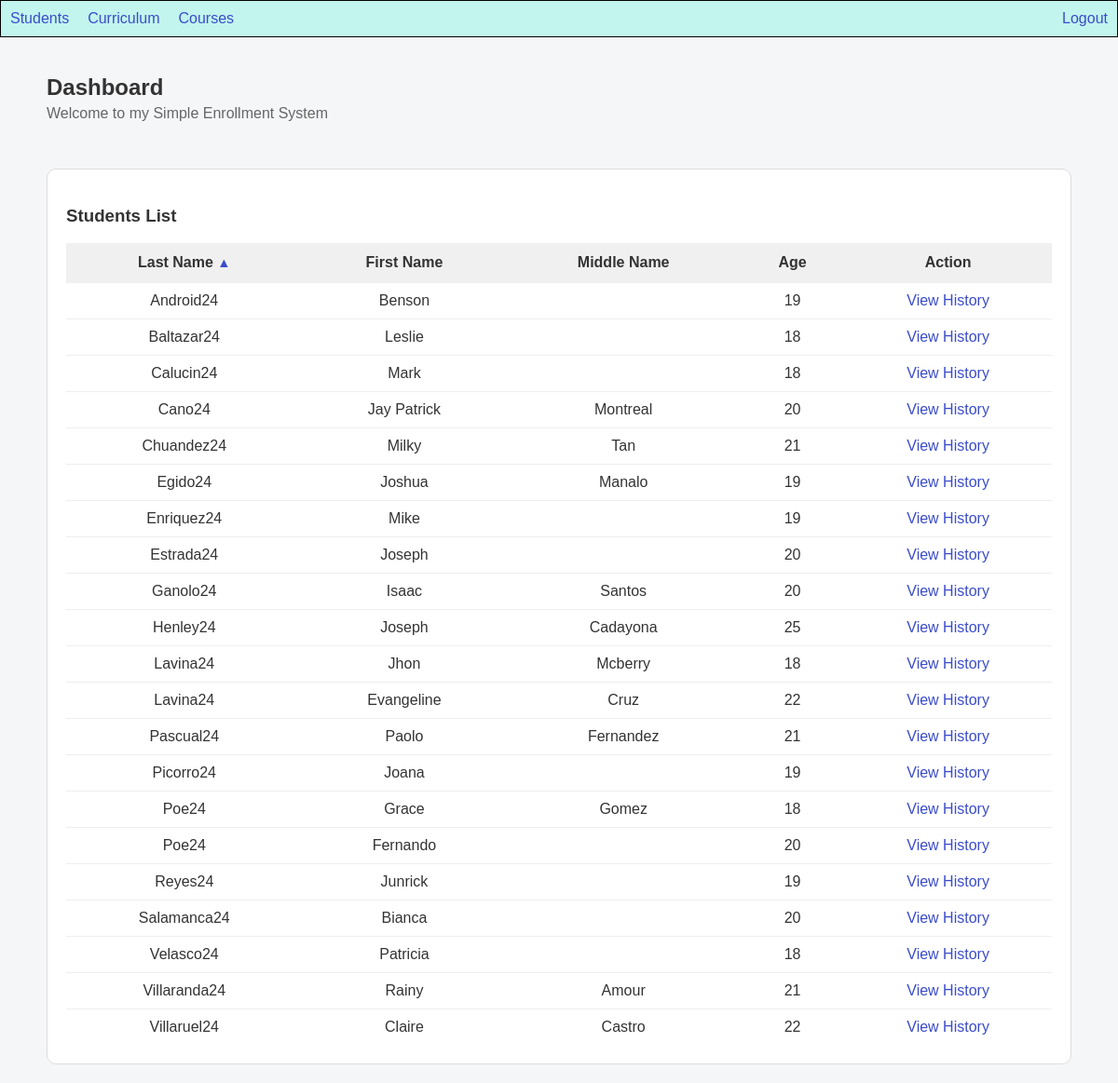
The app's page /public/index.php (signed in) with its own data.
### tables this page shows
CREATE TABLE students (
    id int auto_increment primary key,
    lastname varchar(30) not null,
    firstname varchar(30) not null,
    middlename varchar(30),
    age tinyint unsigned not null
);

### models/Student.php (called while the page is built, shortened)
<?php
class Student {
    public static function all($conn, $order = 'ASC') {
        $order = strtoupper($order);
        return $conn->query("SELECT * FROM students order by lastname $order");
    }
}

### public/index.php (the view, shortened to what this page needs)
<?php
require_once __DIR__ . '/../includes/header.php';
require_once __DIR__ . '/../config/database.php';
require_once __DIR__ . '/../models/Student.php';
$order = (isset($_GET['sort']) && $_GET['sort'] === 'desc') ? 'DESC' : 'ASC';
$result = Student::all($conn, $order);
$toggleOrder = ($order === "ASC") ? 'desc' : 'asc';
?>
<div class="container">
    <h2>
        Dashboard
    </h2>
    <p>Welcome to my Simple Enrollment System</p>
    <div class="table-container">
        <h3>Students List</h3>
        <table>
            <tr>
                <th>Last Name
                <a href="?sort=<?= $toggleOrder ?>" style="text-decoration: none; font-size: 0.9em;"><?= ($order === 'ASC') ? '▲' : '▼' ?></a>
                </th>
                <th>First Name</th>
                <th>Middle Name</th>
                <th>Age</th>
                <th>Action</th>
            </tr>
            <?php
                while ($row = $result->fetch_assoc()):
            ?>
                <tr>
                    <td><?= $row['lastname'] ?></td>
                    <td><?= $row['firstname'] ?></td>
                    <td><?= $row['middlename'] ?></td>
                    <td><?= $row['age'] ?></td>
                    <td>
                        <a href="/enrollment_system/public/students/student_history.php?studentID=<?= $row['id'] ?>">View History</a>
                    </td>
                </tr>
            <?php endwhile; ?>
        </table>
    </div>
</div>

### includes/header.php (shortened to what this page needs)
<!DOCTYPE html>
<html>
    <head>
        <link rel="stylesheet" href="/enrollment_system/public/assets/css/style.css">
    </head>
    <body>
        <div class="headContainer">
            <nav class="headerLinks">
                <div class="left-links">
                    <a href="/enrollment_system/public/students/index.php">Students</a>
                    <a href="/enrollment_system/public/curriculum/index.php">Curriculum</a>
                    <a href="/enrollment_system/public/course/index.php">Courses</a>
                </div>
                <a class="logout" href="/enrollment_system/public/logout.php">Logout</a>
            </nav>
        </div>

### public/assets/css/style.css (style rules this page uses)
body { margin: 0; padding: 0; font-family: Arial, sans-serif; background: #f5f6f8; color: #333; }
.container { padding: 20px; max-width: 1100px; margin: auto; }
h2 { font-weight: 600; margin-bottom: 5px; }
p { margin-top: 0; color: #666; }
.table-container { background: white; padding: 20px; border-radius: 10px; border: 1px solid #ddd; margin-top: 20px; }
.table-container table { width: 100%; border-collapse: collapse; }
.table-container th { background: #f0f0f0; padding: 12px; text-align: center; font-weight: 600; }
.table-container td { padding: 10px; border-top: 1px solid #eee; text-align: center; }
a { color: #3b4cca; text-decoration: none; }
.headContainer { background-color: #acf6eab3; border: 1px solid black; padding:10px; }
.headerLinks { display: flex; align-items: center; }
.headerLinks .left-links { display: flex; gap: 20px; }
.headerLinks .logout { margin-left: auto; }

### records on screen
students: lastname "Android24", firstname "Benson", age "19"
students: lastname "Baltazar24", firstname "Leslie", age "18"
students: lastname "Calucin24", firstname "Mark", age "18"
students: lastname "Cano24", firstname "Jay Patrick", middlename "Montreal", age "20"
students: lastname "Chuandez24", firstname "Milky", middlename "Tan", age "21"
students: lastname "Egido24", firstname "Joshua", middlename "Manalo", age "19"
students: lastname "Enriquez24", firstname "Mike", age "19"
students: lastname "Estrada24", firstname "Joseph", age "20"
students: lastname "Ganolo24", firstname "Isaac", middlename "Santos", age "20"
students: lastname "Henley24", firstname "Joseph", middlename "Cadayona", age "25"
students: lastname "Lavina24", firstname "Jhon", middlename "Mcberry", age "18"
students: lastname "Lavina24", firstname "Evangeline", middlename "Cruz", age "22"
students: lastname "Pascual24", firstname "Paolo", middlename "Fernandez", age "21"
students: lastname "Picorro24", firstname "Joana", age "19"
students: lastname "Poe24", firstname "Grace", middlename "Gomez", age "18"
students: lastname "Poe24", firstname "Fernando", age "20"
students: lastname "Reyes24", firstname "Junrick", age "19"
students: lastname "Salamanca24", firstname "Bianca", age "20"
students: lastname "Velasco24", firstname "Patricia", age "18"
students: lastname "Villaranda24", firstname "Rainy", middlename "Amour", age "21"
students: lastname "Villaruel24", firstname "Claire", middlename "Castro", age "22"
